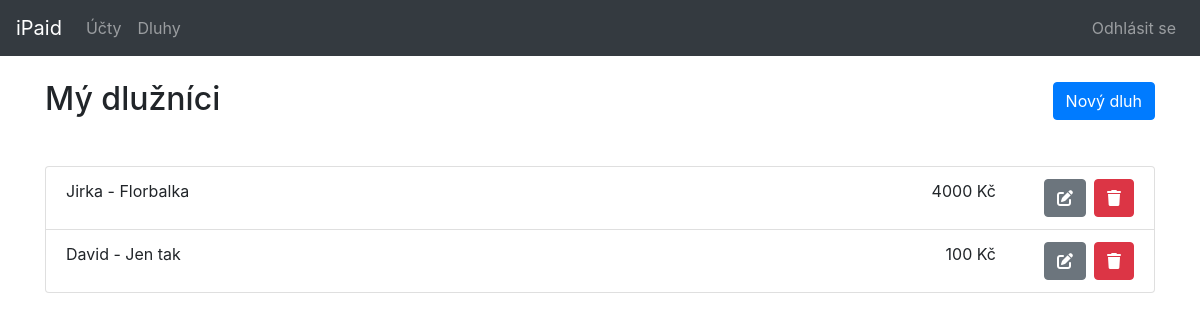
Screenshot of /debts/ (signed in) with the database file from the repository.
### app/models.py (models this page shows)
class Debt(models.Model):
    user = models.ForeignKey(settings.AUTH_USER_MODEL, on_delete=models.CASCADE)
    name = models.CharField(max_length=50)
    amount = models.IntegerField(default=0)
    note = models.TextField()
    dateCreated = models.DateTimeField(default=timezone.now)

### app/views.py (the view)
# urls.py: path('debts/', app.views.debtsGetList, name='debtsGetList'),
@login_required(login_url='/accounts/login/')
def debtsGetList(request):
    debts = Debt.objects.filter(user_id=request.user.id).order_by('-dateCreated')
    return render(request, 'debts/getList.html', {'debts': debts})

### templates/debts/getList.html
{% extends "base_generic.html" %}
{% block content %}
    <div class="row">
        <div class="col-12 mt-4">
            <h2 class="mb-5">Mý dlužníci<span class="float-right"><a href="{% url 'newDebt' %}" class="btn btn-primary">Nový dluh</a></span>
            </h2>
            <div class="row">
                <div class="col-12">
                    {% if not debts %}
                        <div class="alert alert-warning" role="alert">Neexistují žádné dluhy!</div>
                    {% else %}
                        <ul class="list-group">
                            {% for debt in debts %}
                                <li class="list-group-item">
                                    {{ debt.name }} - {{ debt.note }}
                                    <div class="btn-toolbar float-right ml-5" role="toolbar"
                                         aria-label="Toolbar with button groups">
                                        <div class="btn-group mr-2" role="group" aria-label="Controls">
                                            <a href="{% url 'editDebt' debt.id %}" class="btn btn-secondary"
                                               data-toggle="tooltip" title="Editace dluhu"><i
                                                    class="fas fa-edit"></i></a>
                                        </div>
                                        <div class="btn-group" role="group" aria-label="Controls">
                                            <a href="{% url 'deleteDebt' debt.id %}" class="btn btn-danger"
                                               data-toggle="tooltip" title="Odstranit dluh"><i class="fas fa-trash"></i></a>
                                        </div>
                                    </div>
                                    <span class="float-right">{{ debt.amount }} Kč</span>
                                </li>
                            {% endfor %}
                        </ul>
                    {% endif %}
                </div>
            </div>
        </div>
    </div>
{% endblock %}

### rows the page displays
Debt: name "Jirka", note "Florbalka", amount "4000"
Debt: name "David", note "Jen tak", amount "100"
